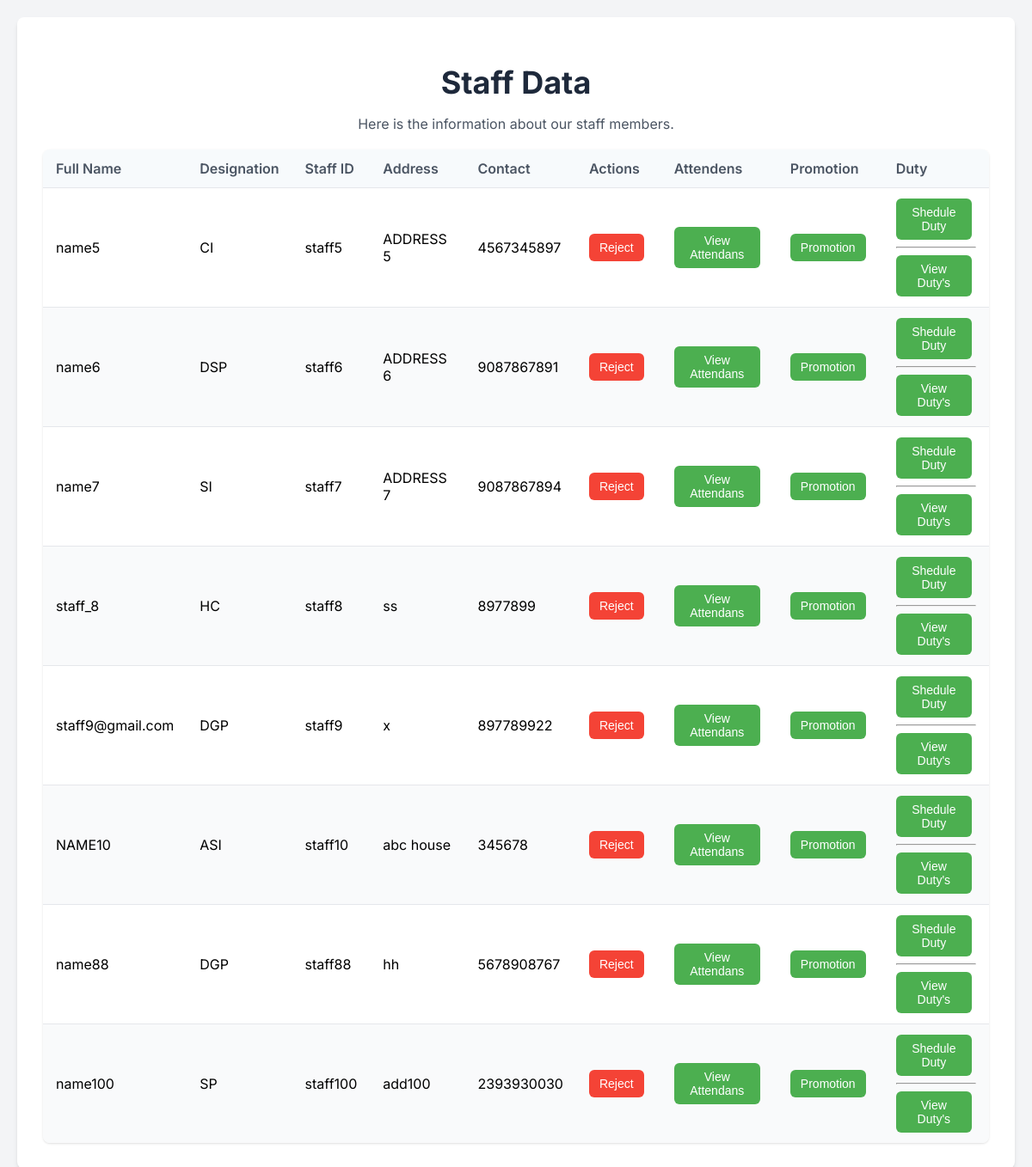
/view_staff/ (signed in), run on an earlier commit of the app's database.
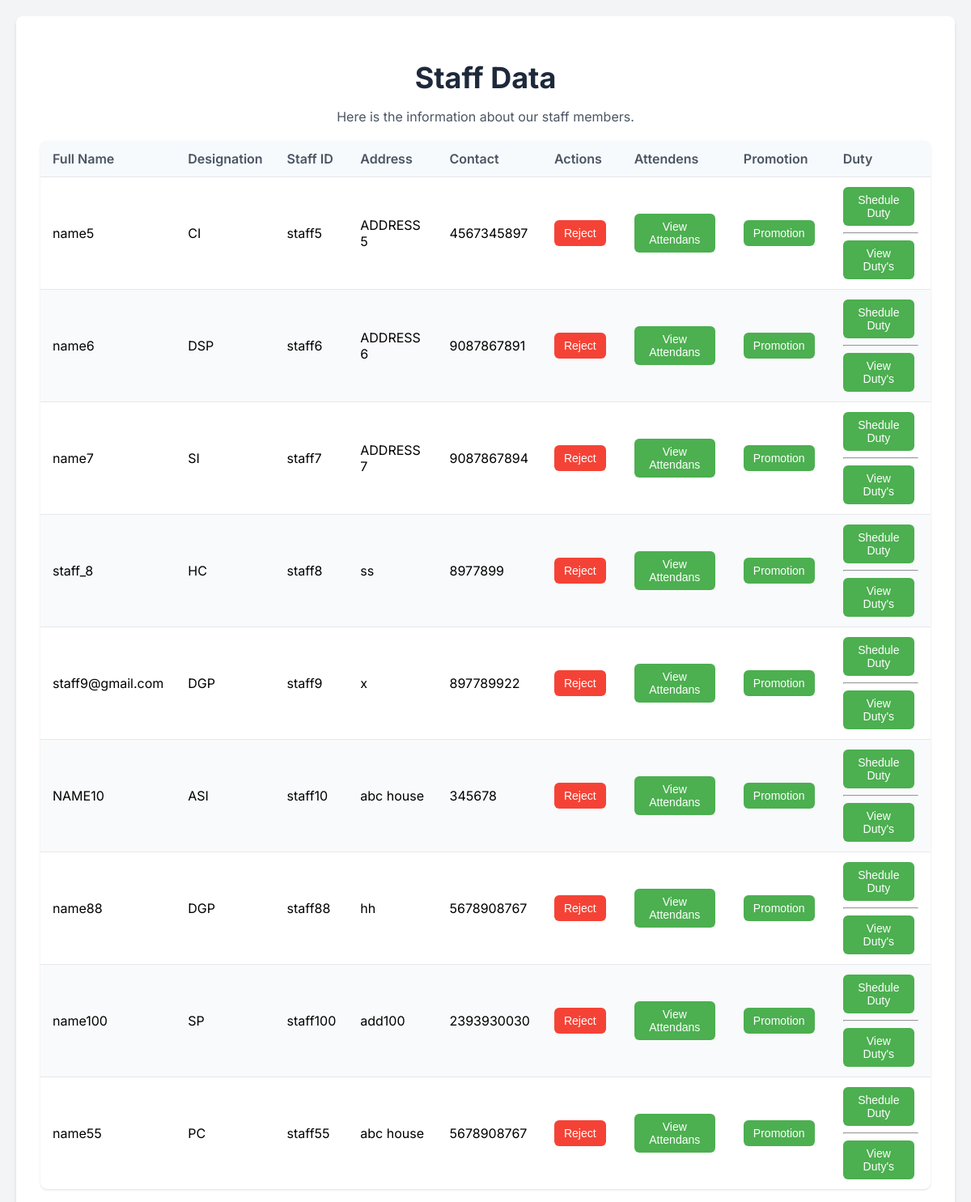
And on a later commit of the database.
### app_mini/models.py (models this page shows)
class staff(models.Model):
    DESIGNATION_CHOICE = [
        ('DGP', 'Director General of Police'),
        ('IGP', 'Inspector General of Police'),
        ('SP', 'Superintendent of Police'),
        ('DSP', 'Deputy Superintendent of Police'),
        ('CI', 'Circle Inspector'),
        ('SI', 'Sub Inspector'),
        ('ASI', 'Assistant Sub Inspector'),
        ('HC', 'Head Constable'),
        ('PC', 'Police Constable')
    ]
    profile_picture = models.ImageField(upload_to='profile_staff/', null=True)
    staff_id = models.CharField(max_length=50, primary_key=True)
    login_id = models.ForeignKey(login, on_delete=models.CASCADE, null=True, blank=True)
    full_name = models.CharField(max_length=100)
    address = models.CharField(max_length=100)
    contact = models.CharField(max_length=50)
    designation = models.CharField(max_length=50, choices=DESIGNATION_CHOICE)
    gender = models.CharField(max_length=20)
    date_of_birth = models.CharField(max_length=20)
    station = models.ForeignKey(police_station_registration, on_delete=models.SET_NULL, null=True)

### app_mini/views.py (the view)
# urls.py: path('view_staff/', views.view_staff, name='view_staff'),
def view_staff(request):
    station_login_id = request.session.get('station_id')
    login_ins = get_object_or_404(login_table, id = station_login_id)
    station_ins = get_object_or_404(police_station_registration, login_id = login_ins)
    staff_data = staff.objects.filter(station = station_ins)
    return render(request, 'police_station/view_staff.html', {'staff_data' : staff_data})

### app_mini/templates/police_station/view_staff.html (shortened to what this page needs)
<!DOCTYPE html>
<html lang="en">
<head>
</head>
<body class="bg-gray-100 font-sans">
    <div class="staff-container">
        <header class="staff-header">
            <h1>Staff Data</h1>
            <p>Here is the information about our staff members.</p>
        </header>
        <main>
            <div class="staff-list">
                {% if staff_data %}
                <table class="staff-table">
                    <thead>
                        <tr>
                            <th>Full Name</th>
                            <th>Designation</th>
                            <th>Staff ID</th>
                            <th>Address</th>
                            <th>Contact</th>
                            <th>Actions</th>
                            <th>Attendens</th>
                            <th>Promotion</th>
                            <th>Duty</th>
                        </tr>
                    </thead>
                    <tbody>
                        {% for staff in staff_data %}
                        <tr>
                            <td>{{ staff.full_name }}</td>
                            <td>{{ staff.designation }}</td>
                            <td>{{ staff.staff_id }}</td>
                            <td>{{ staff.address }}</td>
                            <td>{{ staff.contact }}</td>
                            <td>
                                {% if staff.login_id.varification_status != "varified" %}
                                    <button><a href="../accept_staff/{{ staff.login_id.id }}">Accept</a></button>
                                {% else %}
                                    <button class="reject"><a href="../reject_staff/{{staff.login_id.id}}">Reject</a></button>
                                {% endif %}
                            </td>
                            <td>
                                <button><a href="{% url 'view_attendance_of_a_staff' staff.staff_id %}">View Attendans</a></button>
                            </td>
                            <td>
                                <button><a href="{% url 'promotion' staff.staff_id %}">Promotion</a></button>
                            </td>
                            <td>
                                <button><a href="{% url 'shedule_duty' staff.staff_id %}">Shedule Duty</a></button>
                                <hr>
                                <button><a href="../view_duty/{{ staff.staff_id }}">View Duty's</a></button>
                            </td>
                        </tr>
                        {% endfor %}
                    </tbody>
                </table>
                {% else %}
                <p class="no-staff-message">There Aren't Any Staff's</p>
                {% endif %}
            </div>
        </main>
    </div>
</body>
</html>

What changed in the data, as far as the page shows it:
added staff: full_name "name55", designation "PC", staff_id "staff55", address "abc house", contact "5678908767"
